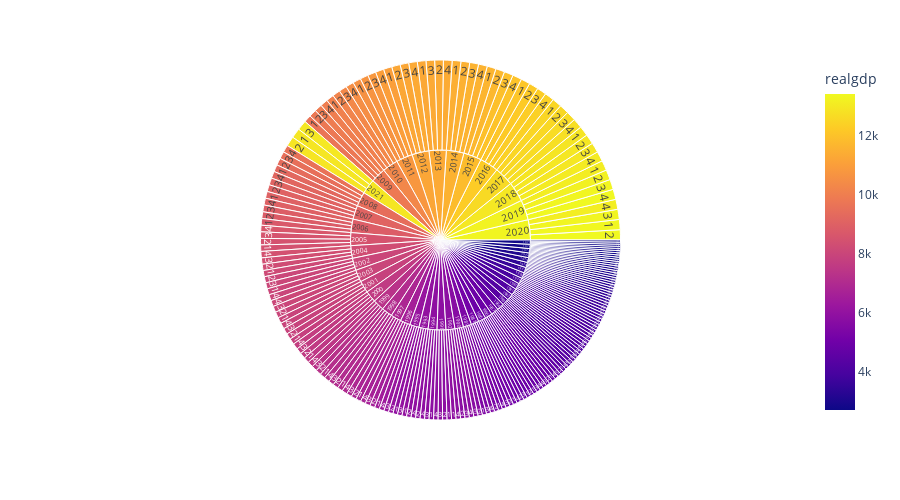

Source (notebook cell):
### Code cell
px.sunburst(data, path=['year', 'quarter'], values='realgdp', color='realgdp',hover_name='year',height=500)

### Figure 1 — Plotly figure (JSON) as saved in the notebook; plotly's stock layout.template omitted (floating-point values rounded to 4 significant figures; data arrays with more than 128 entries replaced by an {"elided": "..."} marker saying what was removed)
{"data": [{"branchvalues": "total", "customdata": {"elided": "254x1 float values"}, "domain": {"x": [0, 1], "y": [0, 1]}, "hovertemplate": "<b>%{hovertext}</b><br><br>labels=%{label}<br>realgdp_sum=%{value}<br>parent=%{parent}<br>id=%{id}<br>realgdp=%{color}<extra></extra>", "hovertext": {"elided": "254 int values"}, "ids": {"elided": "254 str values"}, "labels": {"elided": "254 str values"}, "marker": {"coloraxis": "coloraxis", "colors": {"elided": "254 float values"}}, "name": "", "parents": {"elided": "254 str values"}, "type": "sunburst", "values": {"elided": "254 float values"}}], "layout": {"coloraxis": {"colorbar": {"title": {"text": "realgdp"}}, "colorscale": [[0, "#0d0887"], [0.1111, "#46039f"], [0.2222, "#7201a8"], [0.3333, "#9c179e"], [0.4444, "#bd3786"], [0.5556, "#d8576b"], [0.6667, "#ed7953"], [0.7778, "#fb9f3a"], [0.8889, "#fdca26"], [1, "#f0f921"]]}, "height": 500, "legend": {"tracegroupgap": 0}, "margin": {"t": 60}}}
